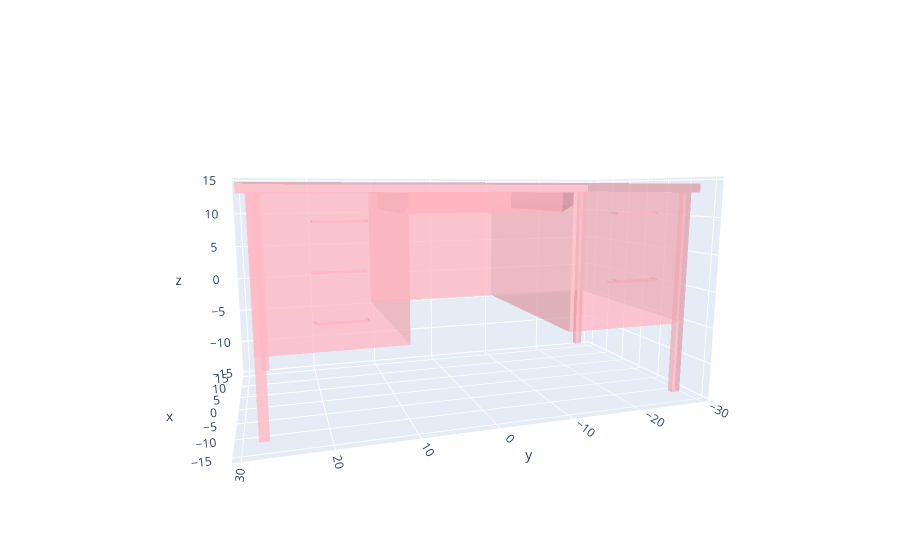

The cell this chart's notebook holds for it:
### Code cell
visualize_mesh_plotly(np.asarray(verts), faces_arr=np.asarray(faces))

### Figure 1 — Plotly figure (JSON) as saved in the notebook; plotly's stock layout.template omitted (floating-point values rounded to 4 significant figures; data arrays with more than 128 entries replaced by an {"elided": "..."} marker saying what was removed)
{"data": [{"color": "lightpink", "i": {"elided": "373 int values"}, "j": {"elided": "373 int values"}, "k": {"elided": "373 int values"}, "opacity": 0.5, "type": "mesh3d", "x": {"elided": "629 float values"}, "y": {"elided": "629 float values"}, "z": {"elided": "629 float values"}}], "layout": {"autosize": true, "margin": {"b": 30, "l": 40, "r": 20, "t": 40}, "paper_bgcolor": "white", "scene": {"aspectmode": "auto", "aspectratio": {"x": 0.824, "y": 1.564, "z": 0.7759}, "camera": {"center": {"x": 0, "y": 0, "z": 0}, "eye": {"x": -2.036, "y": 0.6512, "z": 0.3463}, "projection": {"type": "perspective"}, "up": {"x": 0, "y": 0, "z": 1}}}}}
